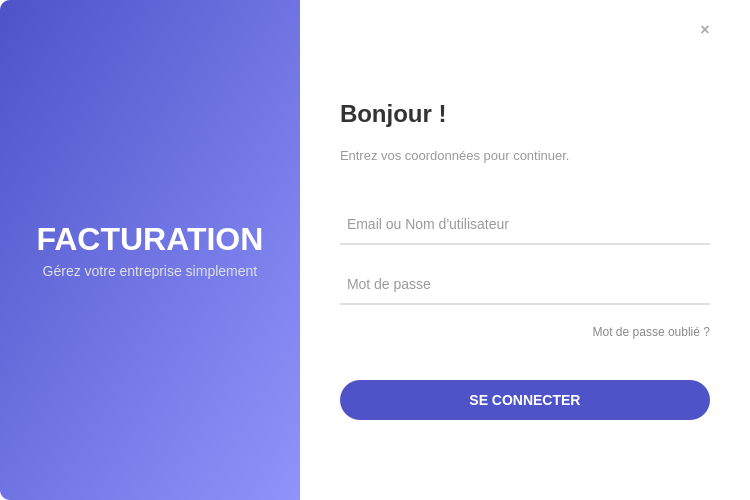
<?xml version="1.0" encoding="UTF-8"?>
<ui version="4.0">
 <class>LoginDialog</class>
 <widget class="QDialog" name="LoginDialog">
  <property name="geometry">
   <rect>
    <x>0</x>
    <y>0</y>
    <width>750</width>
    <height>500</height>
   </rect>
  </property>
  <property name="windowTitle">
   <string>Connexion</string>
  </property>
  <property name="styleSheet">
   <string notr="true">
/* --- FENÊTRE PRINCIPALE --- */
QDialog {
    background-color: #FFFFFF;
}

/* --- ZONE DE GAUCHE (BRANDING) --- */
#LeftBox {
    background-color: qlineargradient(spread:pad, x1:0, y1:0, x2:1, y2:1, stop:0 #4e54c8, stop:1 #8f94fb);
    border-top-left-radius: 10px;
    border-bottom-left-radius: 10px;
}

#BrandTitle {
    color: #FFFFFF;
    font-family: 'Segoe UI', sans-serif;
    font-size: 32px;
    font-weight: bold;
}

#BrandSubtitle {
    color: #E0E0E0;
    font-family: 'Segoe UI', sans-serif;
    font-size: 14px;
}

/* --- ZONE DE DROITE (FORMULAIRE) --- */
#RightBox {
    background-color: #FFFFFF;
    border-top-right-radius: 10px;
    border-bottom-right-radius: 10px;
}

/* --- TITRES DROITE --- */
#LoginTitle {
    color: #333333;
    font-family: 'Segoe UI', sans-serif;
    font-size: 24px;
    font-weight: bold;
}
#LoginSubtitle {
    color: #999999;
    font-family: 'Segoe UI', sans-serif;
    font-size: 13px;
}

/* --- CHAMPS DE SAISIE --- */
QLineEdit {
    border: none;
    border-bottom: 2px solid #E0E0E0;
    padding: 10px 5px;
    background-color: transparent;
    font-size: 14px;
    color: #333333;
}

QLineEdit:focus {
    border-bottom: 2px solid #4e54c8;
}

/* --- BOUTON PRINCIPAL --- */
QPushButton#login_btn {
    background-color: #4e54c8;
    color: white;
    border-radius: 20px; /* Bouton pillule */
    padding: 12px;
    font-size: 14px;
    font-weight: bold;
    border: none;
}
QPushButton#login_btn:hover {
    background-color: #3f44a5;
}
QPushButton#login_btn:pressed {
    background-color: #303380;
}

/* --- LIEN OUBLIÉ --- */
QLabel#forgot_lbl {
    color: #888888;
    font-size: 12px;
}
QLabel#forgot_lbl:hover {
    color: #4e54c8;
    text-decoration: underline;
}

/* --- BOUTON FERMER CUSTOM --- */
QPushButton#close_btn {
    background-color: transparent;
    color: #AAAAAA;
    font-weight: bold;
    border: none;
    font-size: 16px;
}
QPushButton#close_btn:hover {
    color: #FF5555;
}
</string>
  </property>
  <layout class="QHBoxLayout" name="horizontalLayout">
   <property name="spacing">
    <number>0</number>
   </property>
   <property name="leftMargin">
    <number>0</number>
   </property>
   <property name="topMargin">
    <number>0</number>
   </property>
   <property name="rightMargin">
    <number>0</number>
   </property>
   <property name="bottomMargin">
    <number>0</number>
   </property>
   <item>
    <widget class="QFrame" name="LeftBox">
     <property name="minimumSize">
      <size>
       <width>300</width>
       <height>0</height>
      </size>
     </property>
     <property name="frameShape">
      <enum>QFrame::StyledPanel</enum>
     </property>
     <property name="frameShadow">
      <enum>QFrame::Raised</enum>
     </property>
     <layout class="QVBoxLayout" name="verticalLayout_2">
      <item>
       <spacer name="verticalSpacer_4">
        <property name="orientation">
         <enum>Qt::Vertical</enum>
        </property>
        <property name="sizeHint" stdset="0">
         <size>
          <width>20</width>
          <height>40</height>
         </size>
        </property>
       </spacer>
      </item>
      <item>
       <widget class="QLabel" name="BrandTitle">
        <property name="text">
         <string>FACTURATION</string>
        </property>
        <property name="alignment">
         <set>Qt::AlignCenter</set>
        </property>
       </widget>
      </item>
      <item>
       <widget class="QLabel" name="BrandSubtitle">
        <property name="text">
         <string>Gérez votre entreprise simplement</string>
        </property>
        <property name="alignment">
         <set>Qt::AlignCenter</set>
        </property>
        <property name="wordWrap">
         <bool>true</bool>
        </property>
       </widget>
      </item>
      <item>
       <spacer name="verticalSpacer_5">
        <property name="orientation">
         <enum>Qt::Vertical</enum>
        </property>
        <property name="sizeHint" stdset="0">
         <size>
          <width>20</width>
          <height>40</height>
         </size>
        </property>
       </spacer>
      </item>
     </layout>
    </widget>
   </item>
   <item>
    <widget class="QFrame" name="RightBox">
     <property name="frameShape">
      <enum>QFrame::StyledPanel</enum>
     </property>
     <property name="frameShadow">
      <enum>QFrame::Raised</enum>
     </property>
     <layout class="QVBoxLayout" name="verticalLayout">
      <property name="spacing">
       <number>20</number>
      </property>
      <property name="leftMargin">
       <number>40</number>
      </property>
      <property name="topMargin">
       <number>20</number>
      </property>
      <property name="rightMargin">
       <number>40</number>
      </property>
      <property name="bottomMargin">
       <number>40</number>
      </property>
      <item>
       <layout class="QHBoxLayout" name="headerLayout">
        <item>
         <spacer name="horizontalSpacer">
          <property name="orientation">
           <enum>Qt::Horizontal</enum>
          </property>
          <property name="sizeHint" stdset="0">
           <size>
            <width>40</width>
            <height>20</height>
           </size>
          </property>
         </spacer>
        </item>
        <item>
         <widget class="QPushButton" name="close_btn">
          <property name="text">
           <string>×</string>
          </property>
          <property name="cursor">
           <cursorShape>PointingHandCursor</cursorShape>
          </property>
          <property name="flat">
           <bool>true</bool>
          </property>
         </widget>
        </item>
       </layout>
      </item>
      <item>
       <spacer name="verticalSpacer">
        <property name="orientation">
         <enum>Qt::Vertical</enum>
        </property>
        <property name="sizeHint" stdset="0">
         <size>
          <width>20</width>
          <height>40</height>
         </size>
        </property>
       </spacer>
      </item>
      <item>
       <widget class="QLabel" name="LoginTitle">
        <property name="text">
         <string>Bonjour !</string>
        </property>
       </widget>
      </item>
      <item>
       <widget class="QLabel" name="LoginSubtitle">
        <property name="text">
         <string>Entrez vos coordonnées pour continuer.</string>
        </property>
       </widget>
      </item>
      <item>
       <spacer name="verticalSpacer_2">
        <property name="orientation">
         <enum>Qt::Vertical</enum>
        </property>
        <property name="sizeHint" stdset="0">
         <size>
          <width>20</width>
          <height>20</height>
         </size>
        </property>
       </spacer>
      </item>
      <item>
       <widget class="QLineEdit" name="username_input">
        <property name="placeholderText">
         <string>Email ou Nom d'utilisateur</string>
        </property>
       </widget>
      </item>
      <item>
       <widget class="QLineEdit" name="password_input">
        <property name="echoMode">
         <enum>QLineEdit::Password</enum>
        </property>
        <property name="placeholderText">
         <string>Mot de passe</string>
        </property>
       </widget>
      </item>
      <item>
       <widget class="QLabel" name="forgot_lbl">
        <property name="cursor">
         <cursorShape>PointingHandCursor</cursorShape>
        </property>
        <property name="text">
         <string>Mot de passe oublié ?</string>
        </property>
        <property name="alignment">
         <set>Qt::AlignRight|Qt::AlignTrailing|Qt::AlignVCenter</set>
        </property>
       </widget>
      </item>
      <item>
       <spacer name="verticalSpacer_3">
        <property name="orientation">
         <enum>Qt::Vertical</enum>
        </property>
        <property name="sizeHint" stdset="0">
         <size>
          <width>20</width>
          <height>20</height>
         </size>
        </property>
       </spacer>
      </item>
      <item>
       <widget class="QPushButton" name="login_btn">
        <property name="cursor">
         <cursorShape>PointingHandCursor</cursorShape>
        </property>
        <property name="text">
         <string>SE CONNECTER</string>
        </property>
       </widget>
      </item>
      <item>
       <spacer name="verticalSpacer_6">
        <property name="orientation">
         <enum>Qt::Vertical</enum>
        </property>
        <property name="sizeHint" stdset="0">
         <size>
          <width>20</width>
          <height>40</height>
         </size>
        </property>
       </spacer>
      </item>
     </layout>
    </widget>
   </item>
  </layout>
 </widget>
 <resources/>
 <connections>
  <connection>
   <sender>login_btn</sender>
   <signal>clicked()</signal>
   <receiver>LoginDialog</receiver>
   <slot>accept()</slot>
   <hints>
    <hint type="sourcelabel">
     <x>532</x>
     <y>431</y>
    </hint>
    <hint type="destinationlabel">
     <x>374</x>
     <y>249</y>
    </hint>
   </hints>
  </connection>
  <connection>
   <sender>close_btn</sender>
   <signal>clicked()</signal>
   <receiver>LoginDialog</receiver>
   <slot>reject()</slot>
   <hints>
    <hint type="sourcelabel">
     <x>720</x>
     <y>49</y>
    </hint>
    <hint type="destinationlabel">
     <x>374</x>
     <y>249</y>
    </hint>
   </hints>
  </connection>
 </connections>
</ui>
